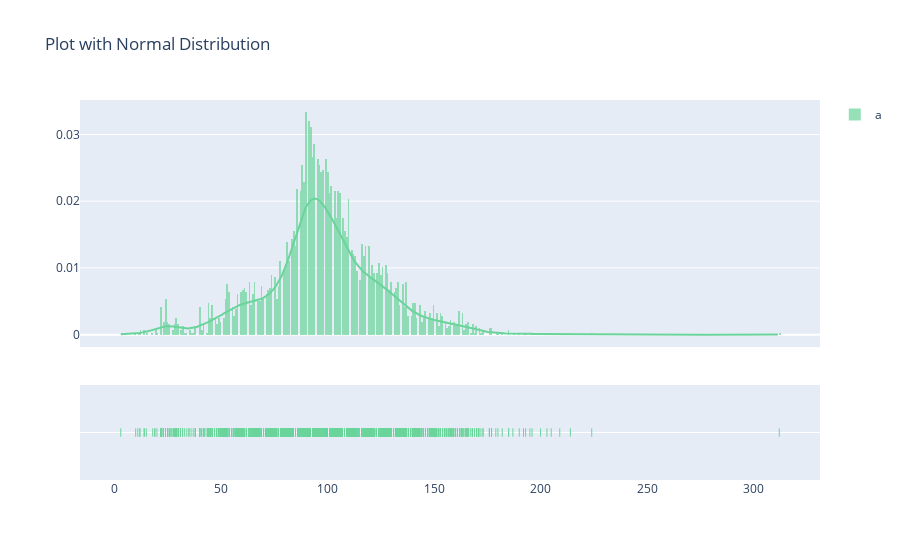

The notebook cell this image was saved under:
### Markdown cell above
Movie Duration Plot

### Code cell
import plotly.figure_factory as ff
x1 = d2['duration'].fillna(0.0).astype(float)
fig = ff.create_distplot([x1], ['a'], bin_size=0.8, curve_type='kde', colors=["#6ad49b"])
fig.update_layout(title_text='Plot with Normal Distribution')
fig.show()

### Figure 1 — Plotly figure (JSON) as saved in the notebook; plotly's stock layout.template omitted (floating-point values rounded to 4 significant figures; data arrays with more than 128 entries replaced by an {"elided": "..."} marker saying what was removed)
{"data": [{"autobinx": false, "histnorm": "probability density", "legendgroup": "a", "marker": {"color": "#6ad49b"}, "name": "a", "opacity": 0.7, "type": "histogram", "x": {"elided": "3939 int values"}, "xaxis": "x", "xbins": {"end": 312, "size": 0.8, "start": 3}, "yaxis": "y"}, {"legendgroup": "a", "marker": {"color": "#6ad49b"}, "mode": "lines", "name": "a", "showlegend": false, "type": "scatter", "x": {"elided": "500 float values"}, "xaxis": "x", "y": {"elided": "500 float values"}, "yaxis": "y"}, {"legendgroup": "a", "marker": {"color": "#6ad49b", "symbol": "line-ns-open"}, "mode": "markers", "name": "a", "showlegend": false, "type": "scatter", "x": {"elided": "3939 int values"}, "xaxis": "x", "y": {"elided": "3939 str values"}, "yaxis": "y2"}], "layout": {"barmode": "overlay", "hovermode": "closest", "legend": {"traceorder": "reversed"}, "title": {"text": "Plot with Normal Distribution"}, "xaxis": {"anchor": "y2", "domain": [0, 1], "zeroline": false}, "yaxis": {"anchor": "free", "domain": [0.35, 1], "position": 0}, "yaxis2": {"anchor": "x", "domain": [0, 0.25], "dtick": 1, "showticklabels": false}}}
